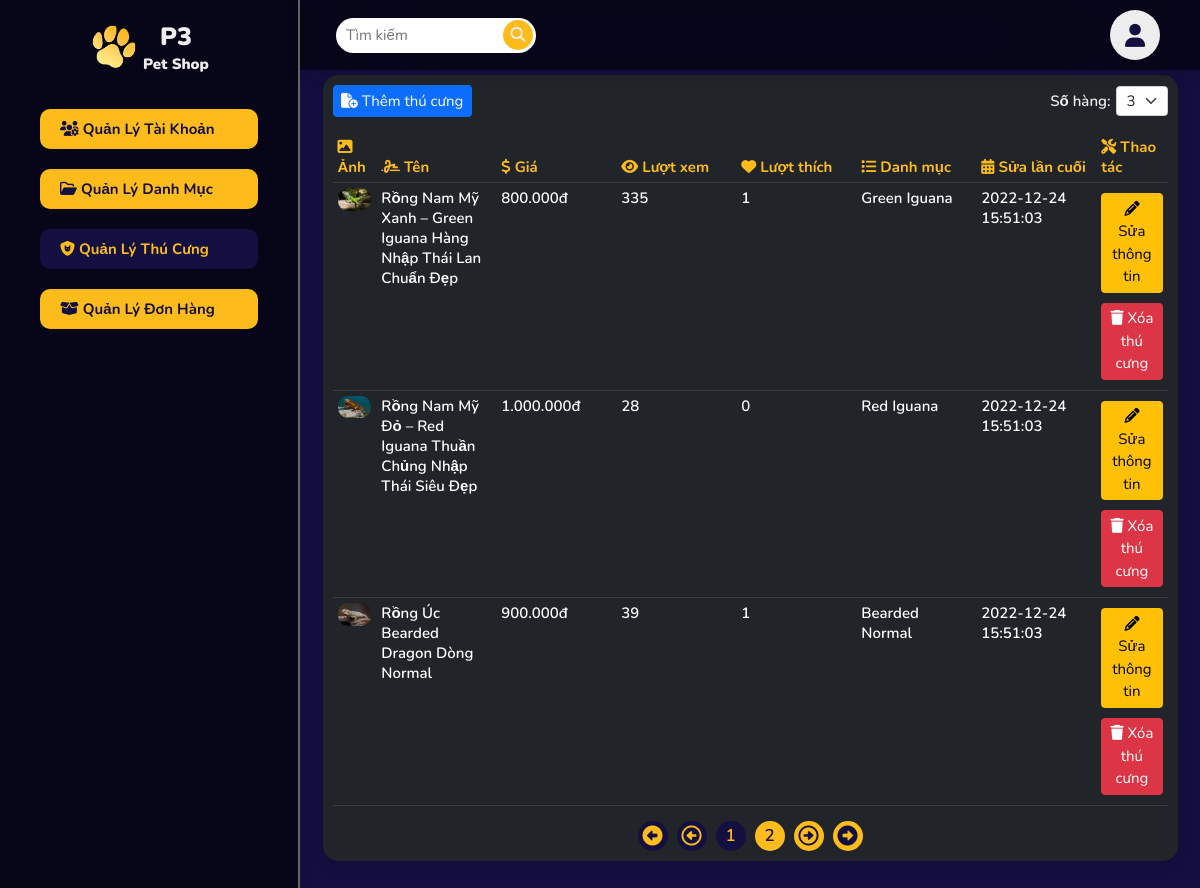
The page /admin_manage_pet.php (signed in) on the database its author committed.
### tables this page shows
CREATE TABLE IF NOT EXISTS `pets_users_like` (
  `pet_id` int NOT NULL,
  `user_id` int NOT NULL,
  PRIMARY KEY (`pet_id`,`user_id`)
);

CREATE TABLE IF NOT EXISTS `pets` (
  `id` int NOT NULL AUTO_INCREMENT,
  `pet_name` varchar(100) NOT NULL,
  `pet_price` int NOT NULL,
  `pet_photo` varchar(255) NOT NULL DEFAULT 'default.jpg',
  `pet_description` varchar(500) NOT NULL,
  `pet_view` int NOT NULL DEFAULT '0',
  `category_id` int NOT NULL,
  `time_create` datetime NOT NULL DEFAULT CURRENT_TIMESTAMP,
  PRIMARY KEY (`id`),
  KEY `category_id` (`category_id`)
);

CREATE TABLE IF NOT EXISTS `categories` (
  `id` int NOT NULL AUTO_INCREMENT,
  `category_name` varchar(255) NOT NULL,
  `parent_id` int DEFAULT NULL,
  PRIMARY KEY (`id`),
  KEY `parent_id` (`parent_id`)
);

### app/models/Model.php (called while the page is built, shortened)
<?php
class Model
{
  public static $connection = NULL;
  public function __construct()
  {
    if (!self::$connection) {
      !self::$connection = new mysqli(DB_HOST, DB_USER, DB_PASS, DB_NAME);
    }
    return self::$connection;
  }
  public function select($sql)
  {
    $sql->execute();
    $items = $sql->get_result()->fetch_all(MYSQLI_ASSOC);
    return $items;
  }
  function currencyFormat($number, $suffix = 'đ')
  {
    if (!empty($number)) {
      return number_format($number, 0, ',', '.') . "{$suffix}";
    }
  }
}

### app/models/PetModel.php (called while the page is built, shortened)
<?php
class PetModel extends Model
{
    public function getPetsByPage($page, $perPage)
    {
        $start = ($page - 1) * $perPage;
        $sql = parent::$connection->prepare('SELECT *, COUNT(pets_users_like.user_id) AS pet_like FROM `pets` LEFT JOIN pets_users_like ON pets.id = pets_users_like.pet_id GROUP BY pets.id LIMIT ?, ?');
        $sql->bind_param('ii', $start, $perPage);
        return parent::select($sql);
    }
    public function getTotalPets()
    {
        $sql = parent::$connection->prepare('SELECT COUNT(id) AS `total_pets` FROM `pets`');
        return parent::select($sql)[0]['total_pets'];
    }
}

### app/models/CategoryModel.php (called while the page is built, shortened)
<?php
class CategoryModel extends Model
{
  public function getCategoryByID($id)
  {
    $sql = parent::$connection->prepare('SELECT * FROM `categories` WHERE `id`=?');
    $sql->bind_param('i', $id);
    return parent::select($sql)[0];
  }
}

### admin_manage_pet.php (the view, shortened to what this page needs)
<?php
$model = new Model();
$petModel = new PetModel();
$categoryModel = new CategoryModel();
$page = 1;
if (isset($_SESSION['perPage'])) {
  $perPage = $_SESSION['perPage'];
} else {
  $perPage = 3;
}
$totalPage = ceil($petModel->getTotalPets() / $perPage);
$petList = $petModel->getPetsByPage($page, $perPage);
?>
<!DOCTYPE html>
<html lang="en">
<head>
  <link rel="stylesheet" href="./public/fonts/font-awesome/css/all.min.css">
  <link rel="stylesheet" href="./public/vendor/bootstrap/css/bootstrap.min.css">
  <link rel="stylesheet" href="./public/css/style.css">
  <link rel="stylesheet" href="./public/css/style-admin.css">
</head>
<body>
  <section class="admin-sidebar">
    <a class="logo" href="."><img class="logo-img" src="./public/img/logo/P3.png" alt="P3 Logo"><span class="logo-text">P3<p class="logo-mini-text">Pet Shop</p></span></a>
    <ul class="admin-side-bar-list">
      <li class="admin-side-bar-item"><a class="admin-side-bar-link" href="admin_manage_account.php"><i class="fa-solid fa-users-gear"></i> Quản lý tài khoản</a></li>
      <li class="admin-side-bar-item"><a class="admin-side-bar-link" href="admin_manage_category.php"><i class="fa-regular fa-folder-open"></i> Quản lý danh mục</a></li>
      <li class="admin-side-bar-item"><a class="admin-side-bar-link active" href="admin_manage_pet.php"><i class="fa-solid fa-shield-cat"></i> Quản lý thú cưng</a></li>
      <li class="admin-side-bar-item"><a class="admin-side-bar-link" href="admin_manage_order.php"><i class="fa-solid fa-box-open"></i> Quản lý đơn hàng</a></li>
    </ul>
  </section>
  <section class="admin-content">
    <header class="header">
      <nav class="nav-bar">
        <ul class="nav-list">
          <li class="nav-item">
            <form class="serch-box" action="admin_serch_category.php?key=<?php if (isset($key)) {
                                                                            echo $key;
                                                                          } ?>">
              <input class="serch-box-input" type="text" name="key" placeholder="Tìm kiếm" value="<?php if (isset($key)) {
                                                                                                    echo $key;
                                                                                                  } ?>">
              <button class="serh-box-button button-serch" type="submit"><i class="fa fa-search"></i></button>
              <button class="serh-box-button button-reset" type="reset"><i class="fa-solid fa-xmark"></i></button>
            </form>
          </li>
        </ul>
      </nav>
      <div class="icon-bar">
        <ul class="icon-list">
          <li class="icon-item"><a class="icon-link" href="account.php"><i class="fa-solid fa-user"></i></a>
          </li>
        </ul>
      </div>
    </header>
    <main>
      <div class="table-wrap">
        <div class="table-bar mb-4">
          <a class="btn btn-primary" href="admin_add_pet.php"><i class="fa-solid fa-file-circle-plus"></i> Thêm thú cưng</a>
          <section class="d-flex align-items-center">
            <span class="d-inline">Số hàng: </span>
            <form method="post" action="admin_manage_pet.php" class="form-per-page d-inline-block ms-2">
              <select class="form-select" id="select-per-page" name="perPage">
                <option value="3" <?php if ($perPage == 3) {
                                    echo 'selected';
                                  } ?>>3</option>
              </select>
            </form>
          </section>
        </div>
        <table class="table table-hover table-dark">
          <thead>
            <tr>
              <th><i class="fa-solid fa-image"></i> Ảnh</th>
              <th><i class="fa-solid fa-signature"></i> Tên</th>
              <th><i class="fa-solid fa-dollar-sign"></i> Giá</th>
              <th><i class="fa-solid fa-eye"></i> Lượt xem</th>
              <th><i class="fa-solid fa-heart"></i> Lượt thích</th>
              <th><i class="fa-solid fa-list"></i> Danh mục</th>
              <th><i class="fa-solid fa-calendar-days"></i> Sửa lần cuối</th>
              <th><i class="fa-solid fa-screwdriver-wrench"></i> Thao tác</th>
            </tr>
          </thead>
          <tbody>
            <?php
            foreach ($petList as $pet) {
              $petPhotos = explode(",", $pet['pet_photo']);
              $petPhoto = $petPhotos[0];
              $petCategory = $categoryModel->getCategoryByID($pet['category_id'])['category_name'];
            ?>
              <tr>
                <td><img class="table-content-pet img-fluid rounded-4" src="public/img/pets_photo/<?php echo $petPhoto; ?>" alt="Hình ảnh của một con vật nào đó"></td>
                <td><span class="table-content-pet"><?php echo $pet['pet_name']; ?></span></td>
                <td><span class="table-content-pet"><?php echo $model->currencyFormat($pet['pet_price']); ?></span></td>
                <td><span class="table-content-pet"><?php echo $pet['pet_view']; ?></span></td>
                <td><span class="table-content-pet"><?php echo $pet['pet_like']; ?></span></td>
                <td><span class="table-content-pet"><?php echo $petCategory; ?></span></td>
                <td><span class="table-content-pet"><?php echo $pet['time_create']; ?></span></td>
                <td>
                  <a class="btn btn-warning mb-2 mt-2" href="admin_edit_pet.php?id=<?php echo $pet['id']; ?>"><i class="fa-solid fa-pencil"></i> Sửa thông tin</a>
                  <form action="admin_delete_pet.php" method="post" onsubmit="return confirm('Bạn có chắc chắn muốn xóa thú cưng `<?php echo $pet['pet_name']; ?>` ?')">
                    <button class="btn btn btn-danger mb-2 mt-2" type="submit"><i class="fa-solid fa-trash"></i> Xóa thú cưng</button>
                  </form>
                </td>
              </tr>
            <?php
            }
            ?>
          </tbody>
        </table>
        <nav aria-label="Page navigation" class="mt-4">
          <ul class="pagination justify-content-center">
            <?php if ($page == 1) {
            ?>
              <li class="page-item disabled">
                <a class="page-link"><i class="fa-solid fa-circle-left"></i></a>
              </li>
              <li class="page-item disabled">
                <a class="page-link"><i class="fa-regular fa-circle-left"></i></a>
              </li>
            <?php
            }
            ?>
            <?php
            if ($page == 1) {
              $getAdd = $page + 2;
              $getMinus = $page;
            } elseif ($page == $totalPage) {
              $getAdd = $page;
              $getMinus = $page - 2;
            } else {
              $getAdd = $page + 1;
              $getMinus = $page - 1;
            }
            for ($pageItem = 1; $pageItem <= $totalPage; $pageItem++) {
              if ($pageItem == $page) {
            ?>
                <li class="page-item active"><a class="page-link" href="admin_manage_pet.php?page=<?php echo $pageItem; ?>"><?php echo $pageItem; ?></a></li>
              <?php
              } else {
              ?>
                <li class="page-item" <?php if ($pageItem > $getAdd || $pageItem < $getMinus) {
                                        echo "style='display:none;position:absolute'";
                                      } ?>><a class="page-link" href="admin_manage_pet.php?page=<?php echo $pageItem; ?>"><?php echo $pageItem; ?></a></li>
            <?php
              }
            }
            ?>
            <?php if ($page == $totalPage) {
            ?>
              <li class="page-item disabled">
                <a class="page-link"><i class="fa-regular fa-circle-right"></i></a>
              </li>
              <li class="page-item disabled">
                <a class="page-link"><i class="fa-solid fa-circle-right"></i></a>
              </li>
            <?php
            } else {
            ?>
              <li class="page-item">
                <a class="page-link" href="admin_manage_pet.php?page=<?php echo $page + 1; ?>"><i class="fa-regular fa-circle-right"></i></a>
              </li>
              <li class="page-item">
                <a class="page-link" href="admin_manage_pet.php?page=<?php echo $totalPage; ?>"><i class="fa-solid fa-circle-right"></i></a>
              </li>
            <?php
            }
            ?>
          </ul>
        </nav>
      </div>
    </main>
  </section>
</body>
</html>

### public/css/style.css (style rules this page uses)
:root { --pet-color: #fdbc1c; --black-color: #130f40; --white-color: #fff; --red-color: #dd3333; --green-color: #2eb62c; --light-color: #eee; --bg-color: #666; --border: 0.2rem solid var(--black-color); --box-shadow: 0 0.5rem 1.5rem rgba(0, 0, 0, 0.1); --box-shadow-2: rgba(0, 0, 0, 0.15) 0px 5px 15px 0px; --text-shadow-white: -1px -1px 0px rgba(155, 155, 155, 0.9), 2px 2px 0px rgba(155, 155, 155, 0.9), 4px 4px 0px rgba(155, 155, 155, 0.9); --text-shadow-black: -1px -1px 0px rgba(50, 50, 50, 0.9), 2px 2px 0px rgba(50, 50, 50, 0.9), 4px 4px 0px rgba(50, 50, 50, 0.9); --text-border-white: 2px 0 #fff, -2px 0 #fff, 0 2px #fff, 0 -2px #fff, 1px 1px #fff, -1px -1px #fff, 1px -1px #fff, -1px 1px #fff; --text-border-black: 2px 0 #000, -2px 0 #000, 0 2px #000, 0 -2px #000, 1px 1px #000, -1px -1px #000, 1px -1px #000, -1px 1px #000; }
* { margin: 0; padding: 0; box-sizing: border-box; outline: none; border: none; text-decoration: none; transition: 0.2s linear; }
html { font-size: 62.5%; scroll-behavior: smooth; scroll-padding-top: 4rem; }
body { font-family: "Nunito", sans-serif; font-size: 1.5rem; font-weight: 600; line-height: normal; color: var(--black-color); min-height: 1000px; }
a { color: var(--black-color); text-decoration: none; line-height: normal; }
p { margin: 0; color: inherit; }
dl, ol, ul { margin: 0; }
ul { list-style-type: none; padding: 0; }
li { display: inline-block; }
i { line-height: 0; }
main { margin-top: 7.5rem; padding-bottom: 50px; }
.btn { font-size: 1.5rem; }
.table-wrap { display: block; min-width: 80%; max-width: 95%; background-color: #212529; box-shadow: var(--box-shadow); padding: 1rem; margin: 0 auto; border-radius: 1.5rem; }
thead { color: var(--pet-color); }
.table-content-pet { display: inline-block; width: 11rem; text-overflow: ellipsis; overflow: hidden; }
.table-bar { display: flex; justify-content: space-between; align-items: center; }
.form-select { font-size: 1.5rem; padding: 0.3rem 1rem; padding-right: 3rem; }
.header { display: flex; justify-content: space-between; align-items: center; padding: 1rem 3%; background-color: rgba(255, 255, 255, 0.7); backdrop-filter: blur(100px); box-shadow: var(--box-shadow); position: fixed; top: 0; left: 0; right: 0; z-index: 5; }
.logo { display: flex; align-items: center; justify-content: center; }
.logo-img { width: 5rem; }
.logo-text { font-weight: 900; font-size: 2.5rem; color: var(--black-color); padding-left: 0.4rem; text-align: center; }
.logo-mini-text { font-size: 1.5rem; }
.nav-list { display: flex; flex-wrap: wrap; justify-content: center; }
.nav-item { position: relative; }
.active { color: var(--pet-color); }
.serch-box-input { width: 20rem; height: 3.5rem; padding: 1rem; border-radius: 9rem; position: relative; transition: ease 0.3s; transition-delay: 0.3s; }
.button-serch { position: absolute; right: 0.3rem; top: 50%; background-color: var(--pet-color); width: 3rem; height: 3rem; border-radius: 10rem; color: var(--light-color); transform: translateY(-50%); transition: all 0.3s ease-in-out; }
.button-reset { position: absolute; right: 0.3rem; top: 50%; z-index: -1; width: 3rem; height: 3rem; background-color: var(--pet-color); border-radius: 10rem; color: var(--light-color); transform: translateY(-50%); transition: all 0.3s ease-in-out; }
.icon-list { display: flex; }
.icon-item { position: relative; }
.icon-link { display: flex; justify-content: center; align-items: center; font-size: 2.3rem; margin: 0 0.4rem; width: 5rem; height: 5rem; border-radius: 50%; background-color: var(--light-color); box-shadow: var(--box-shadow); }
.page-item { margin: 0 0.5rem; }
.page-link { display: inline-block; font-size: 1.7rem; width: 3rem; height: 3rem; display: flex; align-items: center; text-align: center; justify-content: center; border-radius: 10rem; color: var(--black-color); background-color: var(--pet-color); border: 0; }
.page-link i { font-size: 2rem; }
.page-item:first-child .page-link { border-top-left-radius: 10rem; border-bottom-left-radius: 10rem; }
.page-item:last-child .page-link { border-top-right-radius: 10rem; border-bottom-right-radius: 10rem; }
.active > .page-link, .page-link.active { background-color: var(--black-color); color: var(--pet-color); }
.disabled > .page-link, .page-link.disabled { background-color: var(--black-color); color: var(--pet-color); }

### rows shown on the page
pets_users_like: shows a picture, pet.pet_name "Rồng Nam Mỹ Xanh – Green Iguana Hàng Nhập Thái Lan Chuẩn Đẹp", pet.pet_price "800.000đ", pet.pet_view "335", pet_like "1", pet.category_name "Green Iguana", pet.time_create "2022-12-24 15:51:03"
pets: pet_photo (picture), pet_name "Rồng Nam Mỹ Đỏ – Red Iguana Thuần Chủng Nhập Thái Siêu Đẹp", pet_price "1.000.000đ", pet_view "28", pet_like "0", category.category_name "Red Iguana", time_create "2022-12-24 15:51:03"
pets_users_like: pet.pet_photo (picture), pet.pet_name "Rồng Úc Bearded Dragon Dòng Normal", pet.pet_price "900.000đ", pet.pet_view "39", pet_like "1", pet.category_name "Bearded Normal", pet.time_create "2022-12-24 15:51:03"
